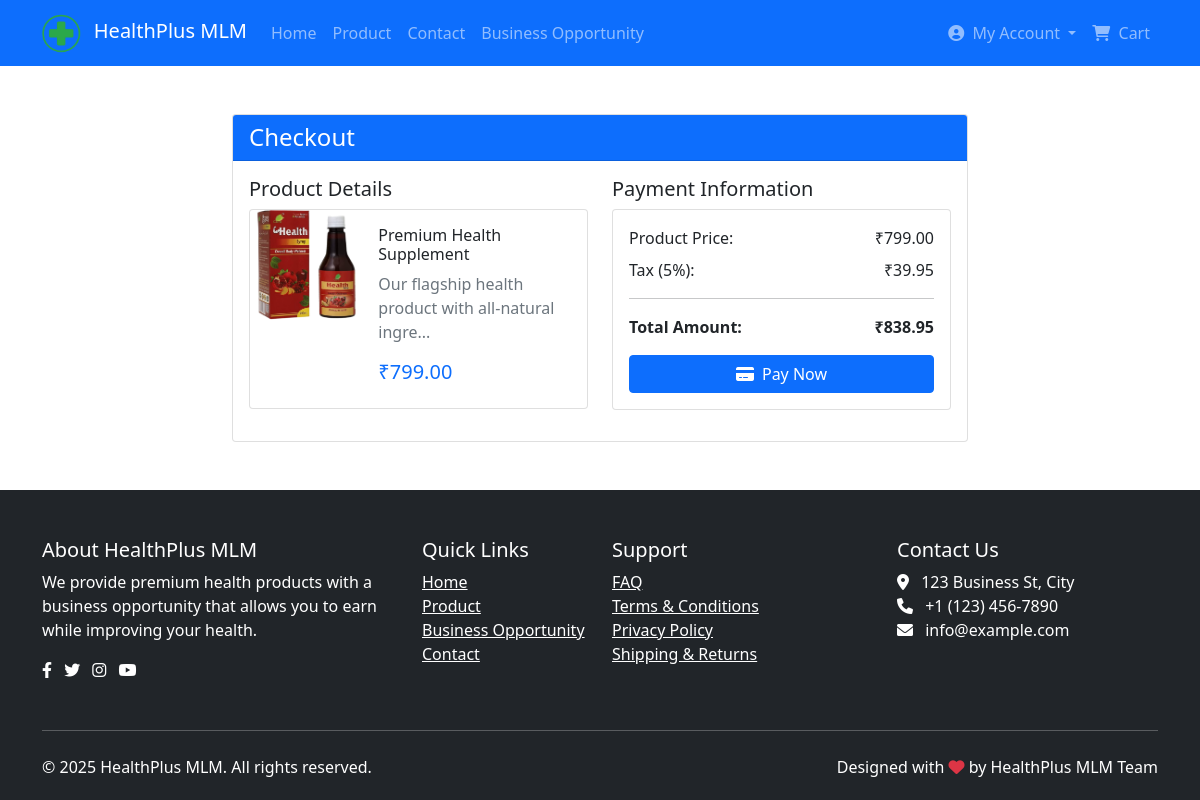
The page /checkout1.php (signed in) on the database its author committed.
### tables this page shows
CREATE TABLE `products` (
  `id` int(11) NOT NULL,
  `name` varchar(100) NOT NULL,
  `description` text DEFAULT NULL,
  `price` decimal(10,2) NOT NULL,
  `image` varchar(255) DEFAULT NULL,
  `stock` int(11) NOT NULL,
  `rating` decimal(2,1) DEFAULT 0.0,
  `review_count` int(11) DEFAULT 0,
  `meta_title` varchar(100) DEFAULT NULL,
  `meta_description` varchar(160) DEFAULT NULL,
  `meta_keywords` varchar(255) DEFAULT NULL,
  `created_at` timestamp NOT NULL DEFAULT current_timestamp(),
  `updated_at` timestamp NOT NULL DEFAULT current_timestamp() ON UPDATE current_timestamp()
);

### includes/functions.php (called while the page is built, shortened)
<?php
function getSingleProduct()
{
    global $pdo;
    $stmt = $pdo->query("SELECT * FROM products LIMIT 1");
    return $stmt->fetch();
}

### checkout1.php (the view, shortened to what this page needs)
<?php
$product = getSingleProduct();
?>
<?php include 'includes/header.php'; ?>
<div class="container my-5">
    <div class="row justify-content-center">
        <div class="col-md-8">
            <div class="card">
                <div class="card-header bg-primary text-white">
                    <h4 class="mb-0">Checkout</h4>
                </div>
                <div class="card-body">
                    <div class="row">
                        <div class="col-md-6">
                            <h5>Product Details</h5>
                            <div class="card mb-3">
                                <div class="row g-0">
                                    <div class="col-md-4">
                                        <img src="assets/images/product/<?= $product['image'] ?>" class="img-fluid rounded-start" alt="<?= $product['name'] ?>">
                                    </div>
                                    <div class="col-md-8">
                                        <div class="card-body">
                                            <h6 class="card-title"><?= $product['name'] ?></h6>
                                            <p class="card-text text-muted"><?= substr($product['description'], 0, 50) ?>...</p>
                                            <h5 class="text-primary">₹<?= number_format($product['price'], 2) ?></h5>
                                        </div>
                                    </div>
                                </div>
                            </div>
                        </div>
                        <div class="col-md-6">
                            <h5>Payment Information</h5>
                            <div class="card">
                                <div class="card-body">
                                    <div class="d-flex justify-content-between mb-2">
                                        <span>Product Price:</span>
                                        <span>₹<?= number_format($product['price'], 2) ?></span>
                                    </div>
                                    <div class="d-flex justify-content-between mb-2">
                                        <span>Tax (5%):</span>
                                        <span>₹<?= number_format($product['price'] * 0.05, 2) ?></span>
                                    </div>
                                    <hr>
                                    <div class="d-flex justify-content-between fw-bold">
                                        <span>Total Amount:</span>
                                        <span>₹<?= number_format($product['price'] * 1.05, 2) ?></span>
                                    </div>
                                    <button id="rzp-button" class="btn btn-primary w-100 mt-3">
                                        <i class="fas fa-credit-card me-2"></i>Pay Now
                                    </button>
                                </div>
                            </div>
                        </div>
                    </div>
                </div>
            </div>
        </div>
    </div>
</div>
<?php include 'includes/footer.php'; ?>

### rows shown on the page
products: image (picture), name "Premium Health Supplement", description "Our flagship health product with all-natural ingre", price "799.00", $product['price']*0.05 "39.95", $product['price']*1.05 "838.95"

### other values the page prints
SITE_NAME "HealthPlus MLM"
$_SESSION['user_name'] "My Account"
